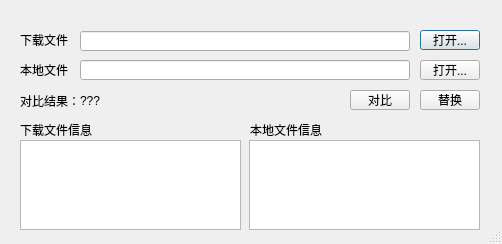
<?xml version="1.0" encoding="UTF-8"?>
<ui version="4.0">
 <class>Dialog</class>
 <widget class="QDialog" name="Dialog">
  <property name="geometry">
   <rect>
    <x>0</x>
    <y>0</y>
    <width>502</width>
    <height>244</height>
   </rect>
  </property>
  <property name="windowTitle">
   <string>文件对比</string>
  </property>
  <property name="sizeGripEnabled">
   <bool>true</bool>
  </property>
  <widget class="QLabel" name="label">
   <property name="geometry">
    <rect>
     <x>20</x>
     <y>30</y>
     <width>54</width>
     <height>20</height>
    </rect>
   </property>
   <property name="text">
    <string>下载文件</string>
   </property>
  </widget>
  <widget class="QLabel" name="label_2">
   <property name="geometry">
    <rect>
     <x>20</x>
     <y>60</y>
     <width>54</width>
     <height>20</height>
    </rect>
   </property>
   <property name="text">
    <string>本地文件</string>
   </property>
  </widget>
  <widget class="QLineEdit" name="lineEdit_load">
   <property name="geometry">
    <rect>
     <x>80</x>
     <y>31</y>
     <width>330</width>
     <height>20</height>
    </rect>
   </property>
  </widget>
  <widget class="QLineEdit" name="lineEdit_local">
   <property name="geometry">
    <rect>
     <x>80</x>
     <y>60</y>
     <width>330</width>
     <height>20</height>
    </rect>
   </property>
  </widget>
  <widget class="QPushButton" name="pushButton_open1">
   <property name="geometry">
    <rect>
     <x>420</x>
     <y>30</y>
     <width>60</width>
     <height>20</height>
    </rect>
   </property>
   <property name="text">
    <string>打开...</string>
   </property>
  </widget>
  <widget class="QPushButton" name="pushButton_open2">
   <property name="geometry">
    <rect>
     <x>420</x>
     <y>60</y>
     <width>60</width>
     <height>20</height>
    </rect>
   </property>
   <property name="text">
    <string>打开...</string>
   </property>
  </widget>
  <widget class="QPushButton" name="pushButton_cmp">
   <property name="geometry">
    <rect>
     <x>350</x>
     <y>90</y>
     <width>60</width>
     <height>20</height>
    </rect>
   </property>
   <property name="text">
    <string>对比</string>
   </property>
  </widget>
  <widget class="QPushButton" name="pushButton_replace">
   <property name="geometry">
    <rect>
     <x>420</x>
     <y>90</y>
     <width>60</width>
     <height>20</height>
    </rect>
   </property>
   <property name="text">
    <string>替换</string>
   </property>
  </widget>
  <widget class="QTextEdit" name="textEdit_load">
   <property name="geometry">
    <rect>
     <x>20</x>
     <y>140</y>
     <width>221</width>
     <height>90</height>
    </rect>
   </property>
  </widget>
  <widget class="QTextEdit" name="textEdit_local">
   <property name="geometry">
    <rect>
     <x>249</x>
     <y>140</y>
     <width>231</width>
     <height>90</height>
    </rect>
   </property>
  </widget>
  <widget class="QLabel" name="label_3">
   <property name="geometry">
    <rect>
     <x>20</x>
     <y>119</y>
     <width>81</width>
     <height>21</height>
    </rect>
   </property>
   <property name="text">
    <string>下载文件信息</string>
   </property>
  </widget>
  <widget class="QLabel" name="label_4">
   <property name="geometry">
    <rect>
     <x>250</x>
     <y>119</y>
     <width>81</width>
     <height>21</height>
    </rect>
   </property>
   <property name="text">
    <string>本地文件信息</string>
   </property>
  </widget>
  <widget class="QLabel" name="label_5">
   <property name="geometry">
    <rect>
     <x>20</x>
     <y>90</y>
     <width>61</width>
     <height>21</height>
    </rect>
   </property>
   <property name="text">
    <string>对比结果：</string>
   </property>
  </widget>
  <widget class="QLabel" name="label_result">
   <property name="geometry">
    <rect>
     <x>80</x>
     <y>90</y>
     <width>61</width>
     <height>21</height>
    </rect>
   </property>
   <property name="text">
    <string>???</string>
   </property>
  </widget>
 </widget>
 <resources/>
 <connections/>
</ui>
